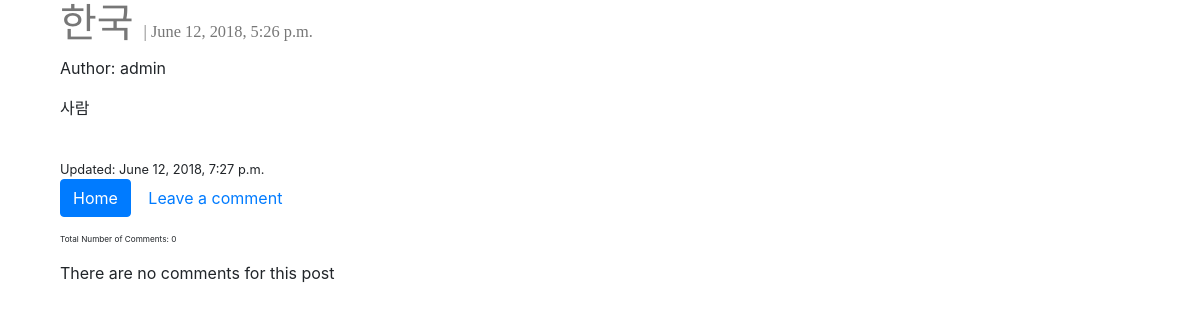
/posts/114/, run on the app's committed database.
### posts/models.py (models this page shows, shortened)
class Post(models.Model):
	user = models.ForeignKey(settings.AUTH_USER_MODEL, default=1,on_delete=models.CASCADE)
	title = models.CharField(max_length=120)
	content = models.TextField()
	timestamp = models.DateTimeField(auto_now=False, auto_now_add=True)
	updated = models.DateTimeField(auto_now=True, auto_now_add=False)
	image = models.ImageField(upload_to=upload_location,
			null=True,
			blank = True,
			width_field="width_field",
			height_field="height_field")
	height_field = models.IntegerField(default=0)
	width_field=models.IntegerField(default=0)
	class Meta:
		ordering = ["-updated","-timestamp"]

### posts/views.py (the view)
# urls.py: re_path(r'(?P<id>\d+)/', post_detail, name='detail'),
def post_detail(request, id=None): #retrieve
	instance = get_object_or_404(Post, id=id)
	comments= Comment.objects.filter(post = id)
	context ={
		"title": instance.title,
		"instance": instance,
		"comments":comments,
	}
	return render(request, "post_detail.html",context)

### templates/post_detail.html (shortened to what this page needs)
{% extends "base.html" %}2
{%block content%}
<div class='col-sm-6 col-sm-offset-3'>
<h1> {{title}} <small><small><small><small>| {{instance.timestamp}}</small></small></small></small> </h1>
<p> Author: {{instance.user}} </p>
{{instance.content|linebreaks}}<br/>
<small>Updated: {{instance.updated}}</small><br/>
<div>
	<p><a href="/posts" class="btn btn-primary" role="button">Home</a>
	<a href="{{obj.get_absolute_url}}comment/"class = "btn" role="button">Leave a comment</a>
	</p>
</div>
<small><small><small><p> Total Number of Comments: {{comments.count}}</p></small></small></small>
<div class=bubble>
{%for comment in comments %}
	<div class='row'>
    <div class='col-sm-12'>
        <div class='thumbnail'>
	    	<div class="bubble">
				<ul>
					<li>
						user: {{comment.user}}<br/>
						{{comment.content}}<br/>
						{{comment.timestamp}}<br/>
					</li>
				</ul>
			</div>
        </div>
    </div>
</div>
{%empty%}
	<p>There are no comments for this post</p>
{%endfor%}
</div>
{%endblock content%}

### static/css/base.css (style rules this page uses)
* { box-sizing: border-box; }
h1 { color: #777777; font-family: "Impact"; }

### data on the page
Post: title "한국", timestamp "June 12, 2018, 5:26 p.m.", user "admin", content "사람", updated "June 12, 2018, 7:27 p.m."

### other printed values
{{ comments.count }} "0"
